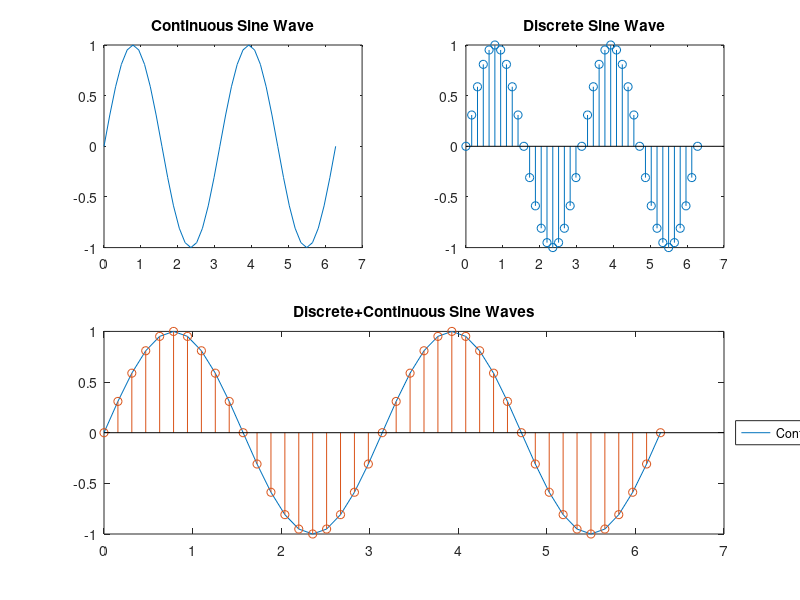

The MATLAB script that drew this image:
% % Lab 2
% % Introduction
% % Counting number of positive and negative integers in a Matrix.
% % ------------------
% p = 0;
% n = 0;
% mat = [[1 2 3];
%        [-4 -5 -6];
%        [7 8 9]];
% 
% for y = 1:3
%     for x = 1:3
%         if mat(x,y) < 0
%             n = n + 1;
%         else
%             p = p + 1;
%         end
%     end
% end
% disp('Method 1: Number of positive integers:')
% disp(p)
% disp('Method 1: Number of negative integers:')
% disp(n)

% % Another method for the previous problem.
% 
% p = 0;
% n = 0;
% mat = [[1 2 3];
%        [-4 -5 -6];
%        [7 8 9]];
% 
% for x = 1:9
%     if mat(x) < 0
%         n = n + 1;
%     else
%         p = p + 1;
%     end
% end
% disp('Method 2: Number of positive integers:')
% disp(p)
% disp('Method 2: Number of negative integers:')
% disp(n)
% 
% Task 1
% Ticket Problem
% ------------------
% 
% Let A be the Adult Ticket price
% Let B be the Children Ticket price
% 
% figure;
% Eq = [[2 1];  % 2A + B = 32
%       [1 3]]; % A + 3B = 36
% 
% Res = [32; 36]; 
% 
% Ans = linsolve(Eq,Res);
% fplot(@(x) 32-2*x, [5 15]);   % B = 32 - 2A
% title("Adults/Children Ticket Problem")
% xlabel("Adults' Ticket Price");
% ylabel("Children's Ticket Price");
% grid on;
% hold on;
% fplot(@(y) (36-y)/3, [5 15]); % B = (32 - A)/3
% hold off;
% 
% disp("Solution for the Adults' and Childrens' ticket price respectively:")
% disp(Ans)
% 
% Task 2
% Displaying Continous/Discrete Sine Waves.
% ------------------
figure;
t = 0:pi/20:2*pi;
f = sin(2*t);
subplot(2,2,1)
plot(t,f);
title("Continuous Sine Wave");
subplot(2,2,2)
stem(t,f)
title("Discrete Sine Wave");
subplot(2,2,[3 4])
plot(t,f)
title("Discrete+Continuous Sine Waves");
hold on;
stem(t,f)
hold off;
legend(["Continuous Sine Wave" "Discrete Sine Wave"],"Location","eastoutside")
